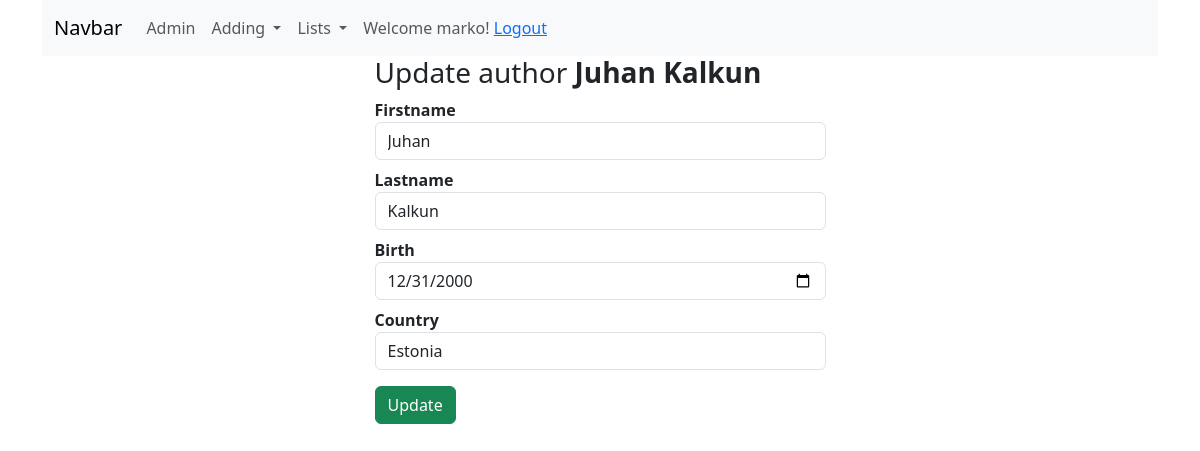
The app's page /booksapp/author_update/3 (signed in) with its own data.
### booksapp/models.py (models this page shows, shortened)
class Author(models.Model):
    firstname = models.CharField(max_length=25, validators=[MinLengthValidator(2)])
    lastname = models.CharField(max_length=25, validators=[MinLengthValidator(2)])
    birth = models.DateField(null=True, blank=True)
    country = models.ForeignKey(Country, on_delete=models.SET_NULL, null=True)
    class Meta:
        ordering = ['lastname', 'firstname']
    def fullname(self):
        return f'{self.firstname} {self.lastname}'

class Country(models.Model):
    country = models.CharField(max_length=50,
                               validators=[MinLengthValidator(3)])
    class Meta:
        verbose_name_plural = 'countries'
    def __str__(self):
        return self.country

### booksapp/views.py (the view, shortened to what this page needs)
# urls.py: path('author_update/<int:pk>', views.AuthorUpdateView.as_view(), name='author_update'),  # Author Update View
class AuthorUpdateView(WriterRequiredMixin, UpdateView):
    template_name = 'booksapp/author_form_update.html'
    model = Author
    form_class = AuthorCreateForm
    success_url = reverse_lazy('booksapp:author_list')

### booksapp/forms.py
class AuthorCreateForm(forms.ModelForm):
    def __init__(self, *args, **kwargs):
        super().__init__(*args, **kwargs)
        for visible in self.visible_fields():
            visible.field.widget.attrs['class'] = 'form-control mb-2'
        self.fields['firstname'].widget.attrs['autofocus'] = True
        self.fields['birth'].widget = forms.widgets.DateInput(attrs={
            'type': 'date',
            'class': 'form-control mb-2'
        })
    class Meta:
        model = Author
        fields = '__all__'

### booksapp/views.py (called while the page is built)
    def test_func(self):
        return self.request.user.groups.filter(name='Writer').exists()

### booksapp/templates/booksapp/author_form_update.html (shortened to what this page needs)
{% extends 'base.html' %}
{% block content %}
    <div class="row">
        <div class="col-5 mx-auto">
            <h3>Update author <span class="fw-bold">{{ author.fullname }}</span></h3>
            <form method="post" class="form">
                {% for field in form %}
                    <div class="form-field">
                        <label for="{{ field.id_for_label }}" class="fw-bold">{{ field.label }}</label>
                        {{ field }}
                    </div>
                {% endfor %}
                <input type="submit" value="Update" class="btn btn-success mt-2">
            </form>
        </div>
    </div>
{% endblock %}

### templates/menu.html (shortened to what this page needs)
<nav class="navbar navbar-expand-lg bg-body-tertiary">
  <div class="container-fluid">
    <a class="navbar-brand" href="{% url 'booksapp:index' %}">Navbar</a>
    <div class="collapse navbar-collapse" id="navbarNavDropdown">
      <ul class="navbar-nav">
        <li class="nav-item">
          <a class="nav-link" href="/admin">Admin</a>
        </li>
      {% if user.is_authenticated %}
        <li class="nav-item dropdown">
          <a class="nav-link dropdown-toggle" href="#" role="button" data-bs-toggle="dropdown" aria-expanded="false">
            Adding
          </a>
        </li>
        {% endif %}
          <li class="nav-item dropdown">
          <a class="nav-link dropdown-toggle" href="#" role="button" data-bs-toggle="dropdown" aria-expanded="false">
            Lists
          </a>
        </li>
           {% if user.is_authenticated %}
                <span class="nav-link">Welcome {{ user.username }}! <a href="{% url 'logout' %}">Logout</a></span>
           {% else %}
                <span class="nav-link">Welcome guest! <a href="{% url 'login' %}">Login</a></span>
           {% endif %}
      </ul>
    </div>
  </div>
</nav>

### records on screen
Author: fullname "Juhan Kalkun", form "Juhan" "Kalkun" "12/31/2000"
Country: form "Estonia"

### other values on screen
{{ user.username }} "marko"
{{ field.label }} "Firstname" "Lastname" "Birth" "Country"
